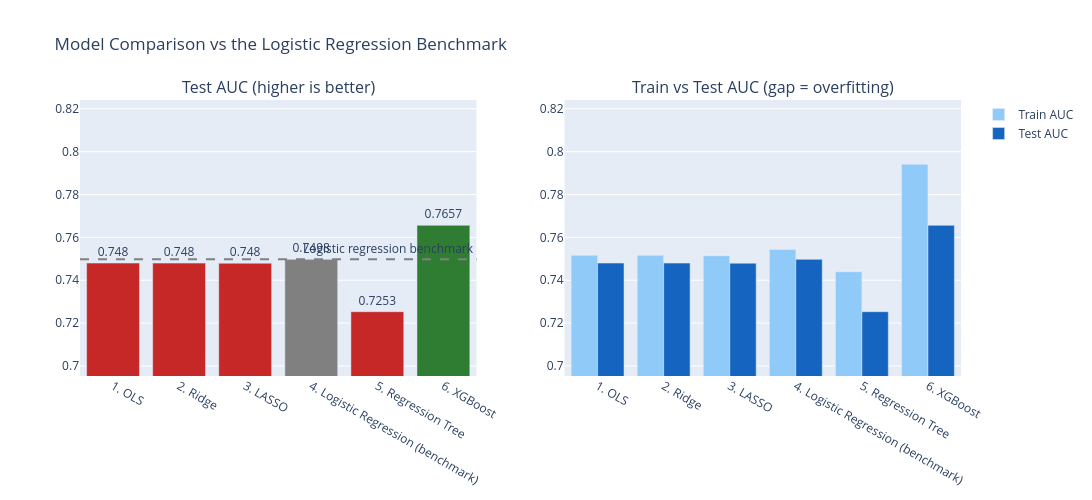

Notebook code cell kept with this figure:
### Code cell
# Make the score columns numeric (they come out of the results dict as 'object')
num_cols = ['Test AUC', 'Train AUC', 'AUC vs benchmark']
summary[num_cols] = summary[num_cols].apply(pd.to_numeric)

# Grey = the logistic regression benchmark or a tie with it, green = beats it, red = worse than it
colors = ['gray' if n == BENCHMARK or abs(v) < 0.0005 else ('#2e7d32' if v > 0 else '#c62828')
          for n, v in zip(summary.index, summary['AUC vs benchmark'])]

fig = make_subplots(rows=1, cols=2, subplot_titles=('Test AUC (higher is better)',
                                                    'Train vs Test AUC (gap = overfitting)'))
fig.add_trace(go.Bar(x=summary.index, y=summary['Test AUC'], marker_color=colors,
                     text=summary['Test AUC'].round(4), textposition='outside',
                     showlegend=False), row=1, col=1)
fig.add_hline(y=bench_auc, line_dash='dash', line_color='gray', row=1, col=1,
              annotation_text='Logistic regression benchmark')
fig.add_trace(go.Bar(name='Train AUC', x=summary.index, y=summary['Train AUC'],
                     marker_color='#90caf9'), row=1, col=2)
fig.add_trace(go.Bar(name='Test AUC', x=summary.index, y=summary['Test AUC'],
                     marker_color='#1565c0'), row=1, col=2)
lo = summary[['Test AUC', 'Train AUC']].min().min()
fig.update_yaxes(range=[lo - 0.03, min(1, summary['Train AUC'].max() + 0.03)])
fig.update_layout(height=500, width=1200, barmode='group', title='Model Comparison vs the Logistic Regression Benchmark')
fig.show()

### Figure 1 — Plotly figure (JSON) as saved in the notebook; plotly's stock layout.template omitted (floating-point values rounded to 4 significant figures)
{"data": [{"marker": {"color": ["#c62828", "#c62828", "#c62828", "gray", "#c62828", "#2e7d32"]}, "showlegend": false, "text": [0.748, 0.748, 0.748, 0.7498, 0.7253, 0.7657], "textposition": "outside", "type": "bar", "x": ["1. OLS", "2. Ridge", "3. LASSO", "4. Logistic Regression (benchmark)", "5. Regression Tree", "6. XGBoost"], "xaxis": "x", "y": [0.748, 0.748, 0.748, 0.7498, 0.7253, 0.7657], "yaxis": "y"}, {"marker": {"color": "#90caf9"}, "name": "Train AUC", "type": "bar", "x": ["1. OLS", "2. Ridge", "3. LASSO", "4. Logistic Regression (benchmark)", "5. Regression Tree", "6. XGBoost"], "xaxis": "x2", "y": [0.7516, 0.7516, 0.7515, 0.7544, 0.744, 0.7941], "yaxis": "y2"}, {"marker": {"color": "#1565c0"}, "name": "Test AUC", "type": "bar", "x": ["1. OLS", "2. Ridge", "3. LASSO", "4. Logistic Regression (benchmark)", "5. Regression Tree", "6. XGBoost"], "xaxis": "x2", "y": [0.748, 0.748, 0.748, 0.7498, 0.7253, 0.7657], "yaxis": "y2"}], "layout": {"annotations": [{"font": {"size": 16}, "showarrow": false, "text": "Test AUC (higher is better)", "x": 0.225, "xanchor": "center", "xref": "paper", "y": 1, "yanchor": "bottom", "yref": "paper"}, {"font": {"size": 16}, "showarrow": false, "text": "Train vs Test AUC (gap = overfitting)", "x": 0.775, "xanchor": "center", "xref": "paper", "y": 1, "yanchor": "bottom", "yref": "paper"}, {"showarrow": false, "text": "Logistic regression benchmark", "x": 1, "xanchor": "right", "xref": "x domain", "y": 0.7498, "yanchor": "bottom", "yref": "y"}], "barmode": "group", "height": 500, "shapes": [{"line": {"color": "gray", "dash": "dash"}, "type": "line", "x0": 0, "x1": 1, "xref": "x domain", "y0": 0.7498, "y1": 0.7498, "yref": "y"}], "title": {"text": "Model Comparison vs the Logistic Regression Benchmark"}, "width": 1200, "xaxis": {"anchor": "y", "domain": [0, 0.45]}, "xaxis2": {"anchor": "y2", "domain": [0.55, 1]}, "yaxis": {"anchor": "x", "domain": [0, 1], "range": [0.6953, 0.8241]}, "yaxis2": {"anchor": "x2", "domain": [0, 1], "range": [0.6953, 0.8241]}}}
